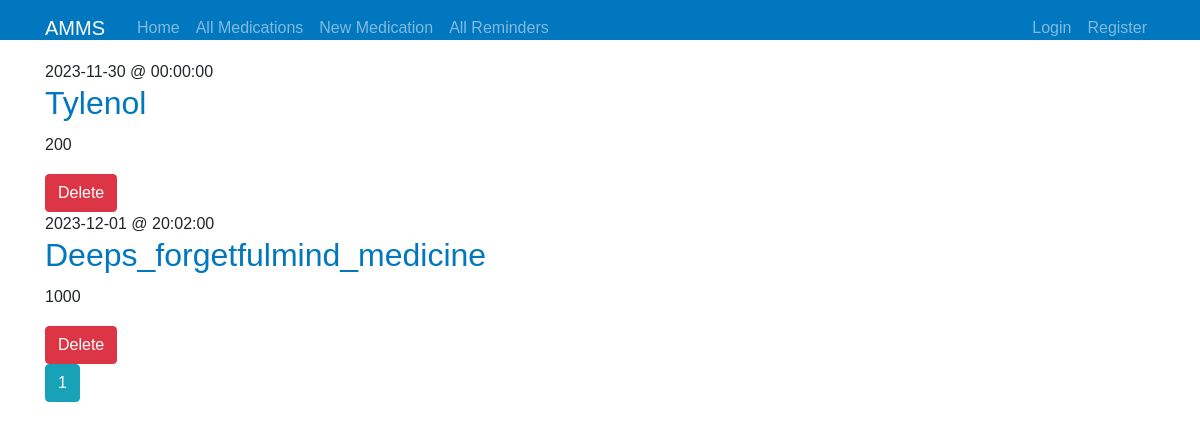
The page /allMed on the database as committed earlier.
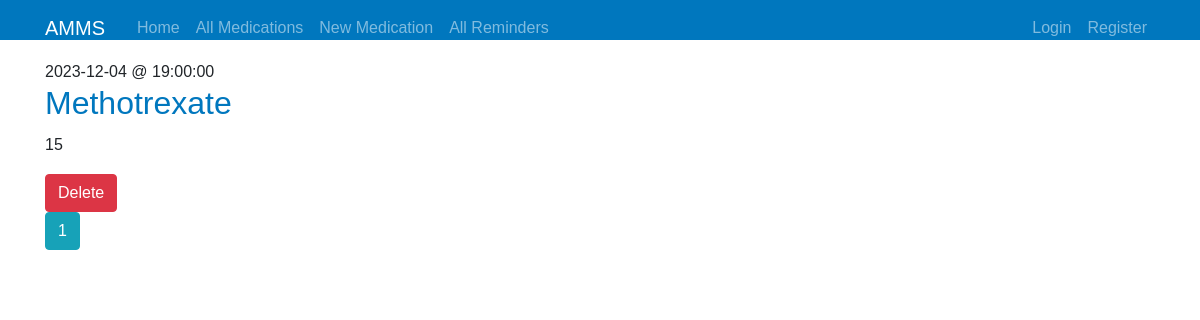
The same page on the database as committed later.
### amms/models.py (models this page shows)
class Medication(db.Model):
    id = db.Column(db.Integer, primary_key=True)
    medication_name = db.Column(db.String(250), nullable=False)
    medication_dose = db.Column(db.Integer, nullable=False)
    medication_date = db.Column(db.Date, nullable=False)
    medication_time = db.Column(db.Time, nullable=False)

### amms/medication/routes.py (the view)
@medication.route("/allMed", methods=['GET'])
def home():
    page = request.args.get('page', 1, type=int)
    meds = Medication.query.order_by(Medication.id).paginate(page=page, per_page=5)
    return render_template('meds.html', meds=meds)

### amms/templates/meds.html
{% extends "layout.html" %}
{% block content %}
    {% for med in meds.items %}
        <article class="media content-section">
          <div class="media-body">
            <div class="article-metadata">
              <a class="mr-2">{{ med.medication_date }} @ {{ med.medication_time }}</a>
            </div>
            <h2><a class="article-title">{{ med.medication_name }}</a></h2>
            <p class="article-content">{{ med.medication_dose }}</p>
            <form action="{{ url_for('medication.deleteMed', medication_id=med.id) }}" method="POST">
            <input class="btn btn-danger" type="submit" value="Delete">
          </form>
          </div>
        </article>
    {% endfor %}
    {% for page_num in meds.iter_pages(left_edge=1, right_edge=1, left_current=1, right_current=2) %}
      {% if page_num %}
        {% if meds.page == page_num %}
          <a class="btn btn-info mb-4" href="{{ url_for('medication.home', page=page_num) }}">{{ page_num }}</a>
        {% else %}
          <a class="btn btn-outline-info mb-4" href="{{ url_for('medication.home', page=page_num) }}">{{ page_num }}</a>
        {% endif %}
      {% else %}
        ...
      {% endif %}
    {% endfor %}
{% endblock content %}

### amms/templates/layout.html (shortened to what this page needs)
<!DOCTYPE html>
<html>
<head>
    <link rel="stylesheet" href="https://maxcdn.bootstrapcdn.com/bootstrap/4.0.0/css/bootstrap.min.css">
    <link rel="stylesheet" type="text/css" href="{{ url_for('static', filename='styles.css') }}">
</head>
<body>
    <header class="site-header">
      <nav class="navbar navbar-expand-md navbar-dark bg-steel fixed-top">
        <div class="container">
          <a class="navbar-brand mr-4" href="/">AMMS</a>
          <div class="collapse navbar-collapse" id="navbarToggle">
            <div class="navbar-nav mr-auto">
              <a class="nav-item nav-link" href="{{ url_for('main.home') }}">Home</a>
              <a class="nav-item nav-link" href="{{ url_for('medication.home') }}">All Medications</a>
              <a class="nav-item nav-link" href="{{ url_for('medication.newMedication') }}">New Medication</a>
              <a class="nav-item nav-link" href="{{ url_for('reminder.reminderHome') }}">All Reminders</a>
            </div>
            <div class="navbar-nav">
              {% if current_user.is_authenticated %}
                <a class="nav-item nav-link" href="{{ url_for('users.account') }}">Account</a>
                <a class="nav-item nav-link" href="{{ url_for('users.logout') }}">Logout</a>
              {% else %}
                <a class="nav-item nav-link" href="{{ url_for('users.login') }}">Login</a>
                <a class="nav-item nav-link" href="{{ url_for('users.register') }}">Register</a>
              {% endif %}
            </div>
          </div>
        </div>
      </nav>
    </header>
    <main role="main" class="container">
      <div class="row">
        <div class="col-md-8">
          {% block content %}{% endblock %}
        </div>
      </div>
    </main>
</body>
</html>

### amms/static/styles.css (style rules this page uses)
body { font-family: Arial, sans-serif; margin: 0; padding: 0; }
a { color: #0077be; text-decoration: none; }
header { background-color: #0077be; color: #fff; padding: 20px; }
h1, h2, h3 { margin: 0; }
main { max-width: 800px; margin: 20px auto; padding: 0 20px; }
h2 { color: #0077be; margin-bottom: 10px; }
p { line-height: 1.6; }

Rows that differ between the two databases and show on the page:
removed Medication: medication_date "2023-11-30", medication_time "00:00:00", medication_name "Tylenol", medication_dose "200"
changed Medication: medication_date "2023-12-01" → "2023-12-04"; medication_time "20:02:00" → "19:00:00"; medication_name "Deeps_forgetfulmind_medicine" → "Methotrexate"; medication_dose "1000" → "15"
